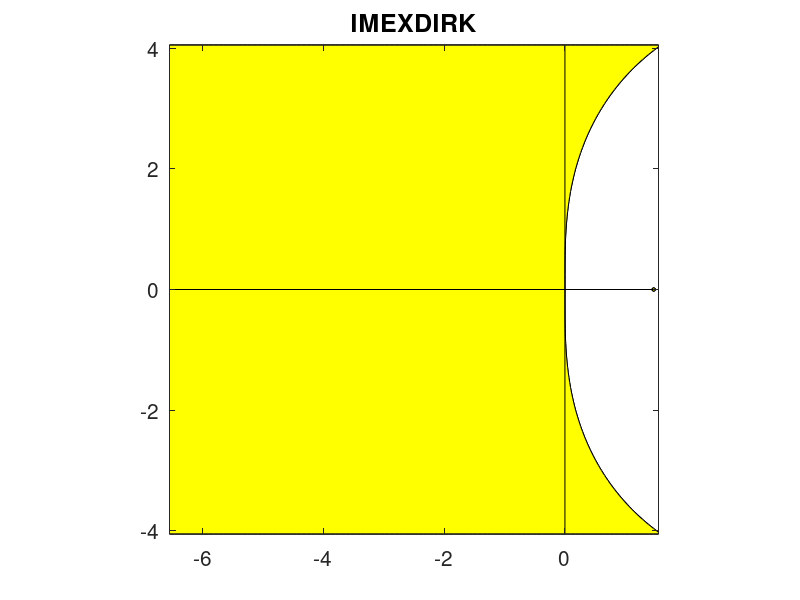
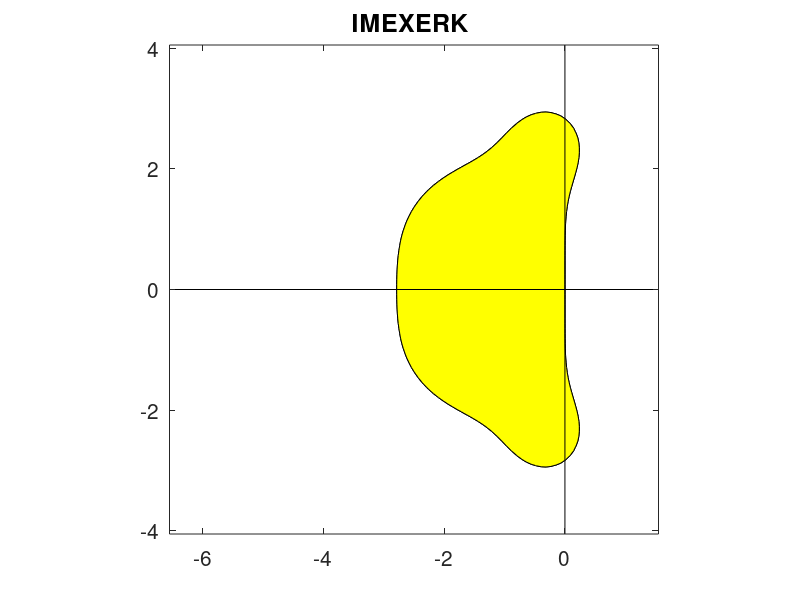

The MATLAB source for these figures, in order:
% script StabContoursFull.m                          % Numerical Renaissance Codebase 1.0
Np=101; V=[1 1.0000000001];
name = strvcat('EE','IE','CN','RK2','RK3','RK4','AB2','AB3','AB4','AB5','AB6', ...
               'AM3','AM4','AM5','AM6','BDF2','BDF3','BDF4','BDF5','BDF6', ...
               'ESD2','ESD3','ESD4','ESD5','ESD6','ESD7','ESD8','ESD9', ...
               'GLRK4','GLRK6','DIRK4','DIRK42p','RK4352R','RK4353R','RK5483R','CNtheta','CNphi','IMEXDIRK','IMEXERK');
for k=38:39
  switch k
    case {1,2,3},                   B=[ -2.55; 2.05; -2.25; 2.25];  % bounds for EE, IE, CN
    case {4,5,6},                   B=[ -4.05; 2.05; -3.05; 3.05];  % bounds for RK
    case {7,8,9,10,11},             B=[ -1.35; 0.35; -0.85; 0.85];  % bounds for AB
    case {12,13,14,15},             B=[ -6.55; 0.55; -3.55; 3.55];  % bounds for AM
    case {16,17,18,19,20},          B=[-11.05; 5.05; -8.05; 8.05];  % bounds for BDF
    case {21,22,23,24,25,26,27,28}, B=[-11.05; 5.05; -8.05; 8.05];  % bounds for ESD
    case 29, B=[ -5.01; 9.01; -7.01; 7.01];                         % GLRK4
      A=zeros(2); A(1,1)=1/4; A(1,2)=1/4-sqrt(3)/6; A(2,1)=1/4+sqrt(3)/6; A(2,2)=1/4; b(1)=1/2; b(2)=1/2; 
    case 30, B=[ -5.01; 9.01; -7.01; 7.01];                         % GLRK6
      A=zeros(3); A(1,1)=5/36; A(1,2)=2/9-sqrt(15)/15; A(1,3)=5/36-sqrt(15)/30;                          
      A(2,1)=5/36+sqrt(15)/24; A(2,2)=2/9; A(2,3)=5/36-sqrt(15)/24;
      A(3,1)=5/36+sqrt(15)/30; A(3,2)=2/9+sqrt(15)/15; A(3,3)=5/36; b(1)=5/18; b(2)=8/18; b(3)=5/18; 
    case 31, B=[ -5.01; 9.01; -7.01; 7.01];                         % DIRK4
      gamma=sqrt(2)*cos(acos(sqrt(2^3)/3)/3+4*pi/3)+1;                                        
      A=zeros(4); A(2,1)=gamma; A(2,2)=gamma; A(3,3)=gamma; A(4,4)=gamma;
      A(3,1)=(-20*gamma^2+10*gamma-1)/(4*gamma); A(3,2)=(4*gamma-1)*(2*gamma-1)/(4*gamma);
      A(4,1)=(24*gamma^3-36*gamma^2+12*gamma-1)/(12*gamma*(1-2*gamma)); A(4,2)=(12*gamma^2-6*gamma+1)/(12*gamma*(1-4*gamma));
      A(4,3)=(6*gamma^2-6*gamma+1)/(3*(4*gamma-1)*(2*gamma-1)); b=A(4,:)';     
    case 32, B=[ -5.01; 9.01; -7.01; 7.01];                         % DIRK42p
      A=zeros(4); A(1,1)=1; A(2,2)=3/5; A(3,3)=1; A(4,4)=3/5;                               
      A(3,1)=171/44; A(3,2)=-215/44; A(4,1)=-43/20; A(4,2)=39/20;
      b(1)=11/72; b(2)=25/72; b(3)=11/72; b(4)=25/72;
    case 33, B=[ -6.55; 1.55; -4.05; 4.05];                         % RK4352R
      A=zeros(5);
      A(2,1)= 970286171893/4311952581923; A(3,2)= 6584761158862/12103376702013; A(4,3)= 2251764453980/15575788980749;
      A(5,4)= 26877169314380/34165994151039; b(1)= 1153189308089/22510343858157; b(2)= 1772645290293/4653164025191; 
      b(3)= -1672844663538/4480602732383; b(4)= 2114624349019/3568978502595; b(5)= 5198255086312/14908931495163;
      A(3:5,1)=b(1); A(4:5,2)=b(2); A(5,3)=b(3);
    case 34, B=[ -6.55; 1.55; -4.05; 4.05];                         % RK4353R
      A=zeros(5);
      A(2,1)= 2365592473904/8146167614645; A(3,2)= 4278267785271/6823155464066; A(4,3)= 2789585899612/8986505720531;
      A(5,4)= 15310836689591/24358012670437; A(3,1)= -722262345248/10870640012513; A(4,2)= 1365858020701/8494387045469;
      A(5,3)= 3819021186/2763618202291; b(1)= 846876320697/6523801458457;  b(2)= 3032295699695/12397907741132;
      b(3)= 612618101729/6534652265123; b(4)= 1155491934595/2954287928812; b(5)= 707644755468/5028292464395;
      A(4:5,1)=b(1); A(5,2)=b(2);
    case 35, B=[ -6.55; 1.55; -4.05; 4.05];                         % RK5483R
      A=zeros(8);
      A(2,1)=141236061735/3636543850841; A(3,2)=7367658691349/25881828075080; A(4,3)=6185269491390/13597512850793;
      A(5,4)=2669739616339/18583622645114; A(6,5)=42158992267337/9664249073111; A(7,6)=970532350048/4459675494195;
      A(8,7)=1415616989537/7108576874996; A(3,1)=- 343061178215/2523150225462; A(4,2)=- 4057757969325/18246604264081;
      A(5,3)=1415180642415/13311741862438; A(6,4)=- 93461894168145/25333855312294; A(7,5)=7285104933991/14106269434317;
      A(8,6)=- 4825949463597/16828400578907; b(1)=  514862045033/4637360145389; b(2)=0; b(3)=0; b(4)=0; 
      b(5)=2561084526938/7959061818733; b(6)=4857652849/7350455163355; b(7)=1059943012790/2822036905401; b(8)=2987336121747/15645656703944;
      A(4:8,1)=b(1); A(5:8,2)=b(2); A(6:8,3)=b(3); A(7:8,4)=b(4); A(8,5)=b(5);
    case {36,37}, B=2.5*[ -1.55; 6.55; -4.05; 4.05];                % CN(theta), CN(phi)
    case 38, B=[ -6.55; 1.55; -4.05; 4.05];                         % IMEX-DIRK
      A=zeros(4); gamma=0.4358665215; delta=-0.644373171; eta=0.3966543747; mu=0.5529291479;
      A(2,2)=gamma; A(3,2)= (1-gamma)/2; A(3,3)= gamma;
      A(4,2)= 1-delta-gamma; A(4,3)= delta; A(4,4)= gamma; b(1)=0;
      b(2)  = 1-delta-gamma; b(3)  = delta; b(4)  = gamma;
    case 39, B=[ -6.55; 1.55; -4.05; 4.05];                         % IMEX-ERK
      A=zeros(4); gamma=0.4358665215; delta=-0.644373171; eta=0.3966543747; mu=0.5529291479;
      A(2,1)=gamma; A(3,1)= (1+gamma)/2-eta; A(3,2)= eta;
      A(4,1)= 1-2*mu; A(4,2)= mu; A(4,3)= mu; b(1)=0;
      b(2)  = 1-delta-gamma; b(3)  = delta; b(4)  = gamma;    
  end % switch
  LR(:,1)=[B(1):(B(2)-B(1))/(Np-1):B(2)]';
  LI(:,1)=[B(3):(B(4)-B(3))/(Np-1):B(4)]';
  for j=1:Np; for i=1:Np;
    L = LR(j) + sqrt(-1) * LI(i);
    switch k
      case  1, sig(i,j)=abs(1+L);                                                                     % EE
      case  2, sig(i,j)=abs(1/(1-L));                                                                 % IE
      case  3, sig(i,j)=abs((1+L/2)/(1-L/2));                                                         % CN
      case  4, sig(i,j)=abs(1+L+L^2/2);                                                               % RK2
      case  5, sig(i,j)=abs(1+L+L^2/2+L^3/6);                                                         % RK3
      case  6, sig(i,j)=abs(1+L+L^2/2+L^3/6+L^4/24);                                                  % RK4
      case  7, sig(i,j)=max(abs(roots([1 -1 0]-[0 3 -1]*L/2)));                                       % AB2
      case  8, sig(i,j)=max(abs(roots([1 -1 0 0]-[0 23 -16 5]*L/12)));                                % AB3
      case  9, sig(i,j)=max(abs(roots([1 -1 0 0 0]-[0 55 -59 37 -9]*L/24)));                          % AB4 
      case 10, sig(i,j)=max(abs(roots([1 -1 0 0 0 0]-[0 1901 -2774 2616 -1274 251]*L/720)));          % AB5
      case 11, sig(i,j)=max(abs(roots([1 -1 0 0 0 0 0]-[0 4277 -7923 9982 -7298 2877 -475]*L/1440))); % AB6
      case 12, sig(i,j)=max(abs(roots([1 -1 0]-[5 8 -1]*L/12)));                                      % AM3
      case 13, sig(i,j)=max(abs(roots([1 -1 0 0]-[9 19 -5 1]*L/24)));                                 % AM4
      case 14, sig(i,j)=max(abs(roots([1 -1 0 0 0]-[251 646 -264 106 -19]*L/720)));                   % AM5
      case 15, sig(i,j)=max(abs(roots([1 -1 0 0 0 0]-[475 1427 -798 482 -173 27]*L/1440)));           % AM6
      case 16, sig(i,j)=max(abs(roots([1 0 0]-[2*L 4 -1]/3)));                                        % BDF2
      case 17, sig(i,j)=max(abs(roots([1 0 0 0]-[6*L 18 -9 2]/11)));                                  % BDF3
      case 18, sig(i,j)=max(abs(roots([1 0 0 0 0]-[12*L 48 -36 16 -3]/25)));                          % BDF4
      case 19, sig(i,j)=max(abs(roots([1 0 0 0 0 0]-[60*L 300 -300 200 -75 12]/137)));                % BDF5
      case 20, sig(i,j)=max(abs(roots([1 0 0 0 0 0 0]-[60*L 360 -450 400 -225 72 -10]/147)));         % BDF6
      case 21, sig(i,j)=max(abs(roots([1 -1]-[2-L 0]*L/2)));                                          % ESD2-9
      case 22, sig(i,j)=max(abs(roots([1 -1]-[4-L 2]*L/6)));          
      case 23, sig(i,j)=max(abs(roots([1 -1 0]-[29-6*L 20 -1]*L/48)));          
      case 24, sig(i,j)=max(abs(roots([1 -1 0 0]-[614-114*L 513 -54 7]*L/1080)));          
      case 25, sig(i,j)=max(abs(roots([1 -1 0 0 0]-[3133-540*L 3008 -492 128 -17]*L/5760)));
      case 26, sig(i,j)=max(abs(roots([1 -1 0 0 0 0]-[317731-51780*L 340440 -76260 29840 -7935 984]*L/604800)));            
      case 27, sig(i,j)=max(abs(roots([1 -1 0 0 0 0 0]-[247021*3-275*420*L 12079*72 -13823*18 8131*16 -5771*9 179*72 -731*2]*L/1451520)));            
      case 28, sig(i,j)=max(abs(roots([1 -1 0 0 0 0 0 0]-[1758023*54-33953*420*L 1147051*105 -133643*315 157513*175 -2797*5250 86791*63 -35453*35 8563*15]*L/190512000)));
      case 29,                                                                                       % GLRK4
        Lmod=(eye(2)-L*A)\[L;L];
        sig(i,j)=abs(1+b(1)*Lmod(1)+b(2)*Lmod(2));
      case 30,                                                                                       % GLRK6
        Lmod=(eye(3)-L*A)\[L;L;L];
        sig(i,j)=abs(1+b(1)*Lmod(1)+b(2)*Lmod(2)+b(3)*Lmod(3));  
      case 31,                                                                                       % DIRK4
        Lmod=(eye(4)-L*A)\[L;L;L;L];
        sig(i,j)=abs(1+b(1)*Lmod(1)+b(2)*Lmod(2)+b(3)*Lmod(3)+b(4)*Lmod(4));    
      case 32,                                                                                       % DIRK42p
        Lmod=(eye(4)-L*A)\[L;L;L;L];
        sig(i,j)=abs(1+b(1)*Lmod(1)+b(2)*Lmod(2)+b(3)*Lmod(3)+b(4)*Lmod(4));    
      case 33,                                                                                       % RK4352R                      
        Lmod=(eye(5)-L*A)\[L;L;L;L;L];
        sig(i,j)=abs(1+b(1)*Lmod(1)+b(2)*Lmod(2)+b(3)*Lmod(3)+b(4)*Lmod(4)+b(5)*Lmod(5)); 
      case 34,                                                                                       % RK4353R
        Lmod=(eye(5)-L*A)\[L;L;L;L;L];
        sig(i,j)=abs(1+b(1)*Lmod(1)+b(2)*Lmod(2)+b(3)*Lmod(3)+b(4)*Lmod(4)+b(5)*Lmod(5));    
      case 35,                                                                                       % RK5483R
        Lmod=(eye(8)-L*A)\[L;L;L;L;L;L;L;L];
        sig(i,j)=abs(1+b(1)*Lmod(1)+b(2)*Lmod(2)+b(3)*Lmod(3)+b(4)*Lmod(4)+b(5)*Lmod(5)+b(6)*Lmod(6)+b(7)*Lmod(7)+b(8)*Lmod(8));    
      case 36,                                                                                       % CN(theta)
        theta=1/8; sig(i,j)=max(abs(roots([1 -1]-((1-theta)*[1 1]/2+theta*[1 0])*L)));
      case 37,                                                                                       % CN(phi)
        phi=1; sig(i,j)=max(abs(roots([1 -1 0]-((1-phi)*[1 1 0]/2+phi*[3 0 1]/4)*L)));
      case 38,                                                                                       % IMEX-DIRK
        Lmod=(eye(4)-L*A)\[L;L;L;L];
        sig(i,j)=abs(1+b(1)*Lmod(1)+b(2)*Lmod(2)+b(3)*Lmod(3)+b(4)*Lmod(4));    
      case 39,                                                                                       % IMEX-ERK
        Lmod=(eye(4)-L*A)\[L;L;L;L];
        sig(i,j)=abs(1+b(1)*Lmod(1)+b(2)*Lmod(2)+b(3)*Lmod(3)+b(4)*Lmod(4));    
    end % switch
  end; end
  figure(k); clf; contourf(LR(:),LI(:),1./sig(:,:),V,'k-'); colormap autumn;
  set(gca,'FontSize',15); axis('square'); title(name(k,:),'FontSize',18); hold on; 
  plot([B(1) B(2)],[0,0],'k-'); plot([0,0],[B(3) B(4)],'k-');
  hold off;  pause(1); eval(['print -depsc ',sprintf('stab%s',name(k,:))])
end % for k
% end script StabContoursFull.m